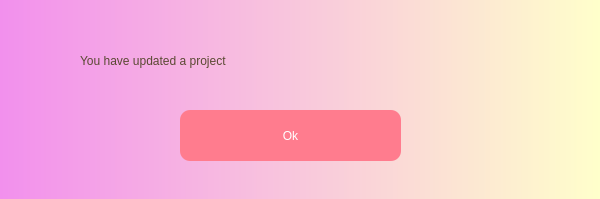
<?xml version="1.0" encoding="UTF-8"?>
<ui version="4.0">
 <class>Dialog</class>
 <widget class="QDialog" name="Dialog">
  <property name="geometry">
   <rect>
    <x>0</x>
    <y>0</y>
    <width>600</width>
    <height>199</height>
   </rect>
  </property>
  <property name="windowTitle">
   <string>Dialog</string>
  </property>
  <property name="styleSheet">
   <string notr="true"/>
  </property>
  <widget class="QWidget" name="widget" native="true">
   <property name="geometry">
    <rect>
     <x>0</x>
     <y>0</y>
     <width>600</width>
     <height>200</height>
    </rect>
   </property>
   <property name="styleSheet">
    <string notr="true">QWidget#widget{
background-color:qlineargradient(spread:reflect, x1:0, y1:0, x2:1, y2:0, stop:0 rgba(242, 144, 237, 255), stop:1 rgba(255, 255, 203, 255));}</string>
   </property>
   <widget class="QLabel" name="create_a_project">
    <property name="geometry">
     <rect>
      <x>80</x>
      <y>10</y>
      <width>521</width>
      <height>101</height>
     </rect>
    </property>
    <property name="styleSheet">
     <string notr="true">color:rgb(90, 73, 50);
font: 63 20pt &quot;Yu Gothic UI Semibold&quot;;
</string>
    </property>
    <property name="text">
     <string>You have updated a project</string>
    </property>
   </widget>
   <widget class="QPushButton" name="Ok">
    <property name="geometry">
     <rect>
      <x>180</x>
      <y>110</y>
      <width>221</width>
      <height>51</height>
     </rect>
    </property>
    <property name="styleSheet">
     <string notr="true">QPushButton{
background-color: rgb(255, 124, 142);
font: 63 18pt &quot;Yu Gothic UI Semibold&quot;;
color: rgb(255, 255, 255);
border-radius: 10px;
}

QPushButton:hover
{
background-color: rgb(141, 91, 158);
font: 63 18pt &quot;Yu Gothic UI Semibold&quot;;
color: rgb(255, 255, 255);
border-radius: 10px;
}

QPushButton:pressed
{
padding-left:5px;
padding-top:5px;
}
</string>
    </property>
    <property name="text">
     <string>Ok</string>
    </property>
   </widget>
  </widget>
 </widget>
 <resources/>
 <connections/>
</ui>
